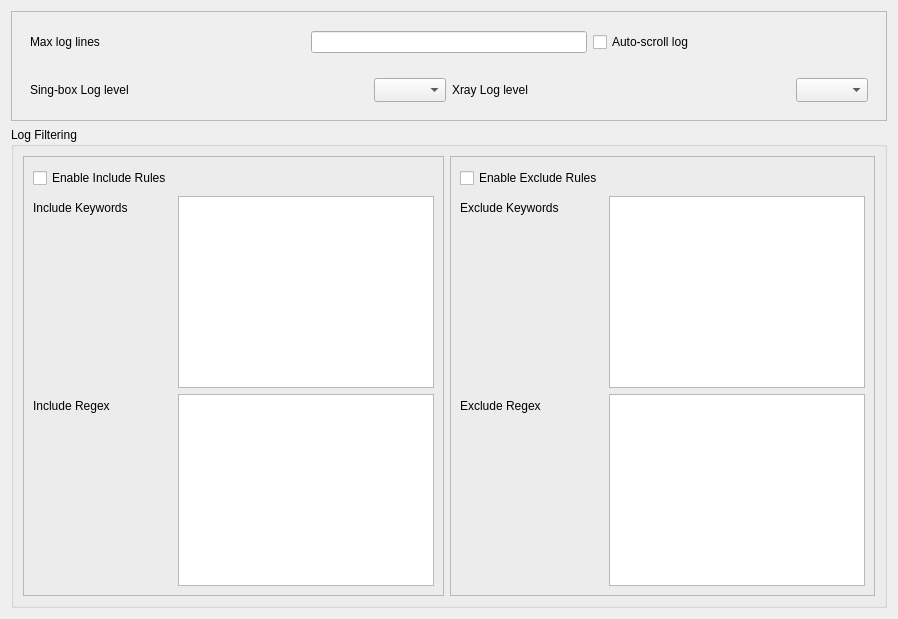
     <widget class="QWidget" name="Tab2">
      <attribute name="title">
       <string>Journal</string>
      </attribute>
      <layout class="QVBoxLayout" name="verticalLayout_6">
       <item>
        <widget class="QFrame" name="frame">
         <property name="frameShape">
          <enum>QFrame::Shape::StyledPanel</enum>
         </property>
         <property name="frameShadow">
          <enum>QFrame::Shadow::Raised</enum>
         </property>
         <layout class="QVBoxLayout" name="verticalLayout_7">
          <item>
           <widget class="QWidget" name="widget_3" native="true">
            <layout class="QHBoxLayout" name="horizontalLayout_7">
             <item>
              <widget class="QLabel" name="label_17">
               <property name="text">
                <string>Max log lines</string>
               </property>
              </widget>
             </item>
             <item>
              <widget class="QLineEdit" name="max_log_line">
               <property name="sizePolicy">
                <sizepolicy hsizetype="Ignored" vsizetype="Fixed">
                 <horstretch>0</horstretch>
                 <verstretch>0</verstretch>
                </sizepolicy>
               </property>
              </widget>
             </item>
             <item>
              <widget class="QCheckBox" name="log_auto_scroll">
               <property name="minimumSize">
                <size>
                 <width>0</width>
                 <height>24</height>
                </size>
               </property>
               <property name="text">
                <string>Auto-scroll log</string>
               </property>
              </widget>
             </item>
            </layout>
           </widget>
          </item>
          <item>
           <widget class="QWidget" name="widget_2" native="true">
            <layout class="QHBoxLayout" name="horizontalLayout_8">
             <item>
              <widget class="QLabel" name="label_3">
               <property name="minimumSize">
                <size>
                 <width>0</width>
                 <height>24</height>
                </size>
               </property>
               <property name="text">
                <string>Sing-box Log level</string>
               </property>
              </widget>
             </item>
             <item>
              <widget class="QComboBox" name="log_level">
               <property name="sizePolicy">
                <sizepolicy hsizetype="Maximum" vsizetype="Fixed">
                 <horstretch>0</horstretch>
                 <verstretch>0</verstretch>
                </sizepolicy>
               </property>
               <property name="minimumSize">
                <size>
                 <width>0</width>
                 <height>24</height>
                </size>
               </property>
              </widget>
             </item>
             <item>
              <widget class="QLabel" name="label_10">
               <property name="minimumSize">
                <size>
                 <width>0</width>
                 <height>24</height>
                </size>
               </property>
               <property name="text">
                <string>Xray Log level</string>
               </property>
              </widget>
             </item>
             <item>
              <widget class="QComboBox" name="xray_loglevel">
               <property name="sizePolicy">
                <sizepolicy hsizetype="Maximum" vsizetype="Fixed">
                 <horstretch>0</horstretch>
                 <verstretch>0</verstretch>
                </sizepolicy>
               </property>
               <property name="minimumSize">
                <size>
                 <width>0</width>
                 <height>24</height>
                </size>
               </property>
              </widget>
             </item>
            </layout>
           </widget>
          </item>
         </layout>
        </widget>
       </item>
       <item>
        <widget class="QGroupBox" name="groupBox_4">
         <property name="title">
          <string>Log Filtering</string>
         </property>
         <layout class="QHBoxLayout" name="horizontalLayout_4">
          <item>
           <widget class="QFrame" name="log_include_frame">
            <property name="frameShape">
             <enum>QFrame::Shape::StyledPanel</enum>
            </property>
            <property name="frameShadow">
             <enum>QFrame::Shadow::Raised</enum>
            </property>
            <layout class="QFormLayout" name="formLayout_3">
             <item row="2" column="0">
              <widget class="QLabel" name="label_25">
               <property name="text">
                <string>Include Keywords</string>
               </property>
              </widget>
             </item>
             <item row="2" column="1">
              <widget class="QTextEdit" name="log_include_keyword"/>
             </item>
             <item row="3" column="1">
              <widget class="QTextEdit" name="log_include_regex"/>
             </item>
             <item row="3" column="0">
              <widget class="QLabel" name="label_26">
               <property name="text">
                <string>Include Regex</string>
               </property>
              </widget>
             </item>
             <item row="0" column="0">
              <widget class="QCheckBox" name="enable_log_include">
               <property name="minimumSize">
                <size>
                 <width>0</width>
                 <height>24</height>
                </size>
               </property>
               <property name="text">
                <string>Enable Include Rules</string>
               </property>
              </widget>
             </item>
            </layout>
           </widget>
          </item>
          <item>
           <widget class="QFrame" name="log_exclude_frame">
            <property name="frameShape">
             <enum>QFrame::Shape::StyledPanel</enum>
            </property>
            <property name="frameShadow">
             <enum>QFrame::Shadow::Raised</enum>
            </property>
            <layout class="QFormLayout" name="formLayout_4">
             <item row="0" column="0">
              <widget class="QCheckBox" name="enable_log_exclude">
               <property name="minimumSize">
                <size>
                 <width>0</width>
                 <height>24</height>
                </size>
               </property>
               <property name="text">
                <string>Enable Exclude Rules</string>
               </property>
              </widget>
             </item>
             <item row="2" column="1">
              <widget class="QTextEdit" name="log_exclude_keyword"/>
             </item>
             <item row="2" column="0">
              <widget class="QLabel" name="label_28">
               <property name="text">
                <string>Exclude Keywords</string>
               </property>
              </widget>
             </item>
             <item row="4" column="0">
              <widget class="QLabel" name="label_27">
               <property name="text">
                <string>Exclude Regex</string>
               </property>
              </widget>
             </item>
             <item row="4" column="1">
              <widget class="QTextEdit" name="log_exclude_regex"/>
             </item>
            </layout>
           </widget>
          </item>
         </layout>
        </widget>
       </item>
      </layout>
     </widget>
